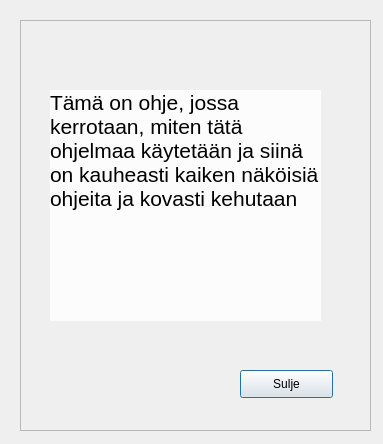
<?xml version="1.0" encoding="UTF-8"?>
<ui version="4.0">
 <class>Dialog</class>
 <widget class="QDialog" name="Dialog">
  <property name="geometry">
   <rect>
    <x>0</x>
    <y>0</y>
    <width>383</width>
    <height>444</height>
   </rect>
  </property>
  <property name="windowTitle">
   <string>Dialog</string>
  </property>
  <widget class="QPushButton" name="closePushButton">
   <property name="geometry">
    <rect>
     <x>240</x>
     <y>370</y>
     <width>93</width>
     <height>28</height>
    </rect>
   </property>
   <property name="text">
    <string>Sulje</string>
   </property>
  </widget>
  <widget class="QFrame" name="frame">
   <property name="geometry">
    <rect>
     <x>20</x>
     <y>20</y>
     <width>351</width>
     <height>411</height>
    </rect>
   </property>
   <property name="styleSheet">
    <string notr="true">background-image: url(:/pictures/KuntoilutaustaPieni.png);</string>
   </property>
   <property name="frameShape">
    <enum>QFrame::StyledPanel</enum>
   </property>
   <property name="frameShadow">
    <enum>QFrame::Raised</enum>
   </property>
  </widget>
  <widget class="QLabel" name="label">
   <property name="geometry">
    <rect>
     <x>50</x>
     <y>90</y>
     <width>271</width>
     <height>231</height>
    </rect>
   </property>
   <property name="font">
    <font>
     <pointsize>16</pointsize>
    </font>
   </property>
   <property name="styleSheet">
    <string notr="true">background-color: rgba(255, 255, 255, 200);</string>
   </property>
   <property name="text">
    <string>Tämä on ohje, jossa kerrotaan, miten tätä ohjelmaa käytetään ja siinä on kauheasti kaiken näköisiä ohjeita ja kovasti kehutaan</string>
   </property>
   <property name="alignment">
    <set>Qt::AlignLeading|Qt::AlignLeft|Qt::AlignTop</set>
   </property>
   <property name="wordWrap">
    <bool>true</bool>
   </property>
  </widget>
  <zorder>frame</zorder>
  <zorder>closePushButton</zorder>
  <zorder>label</zorder>
 </widget>
 <resources>
  <include location="ohjeresources.qrc"/>
 </resources>
 <connections/>
</ui>
